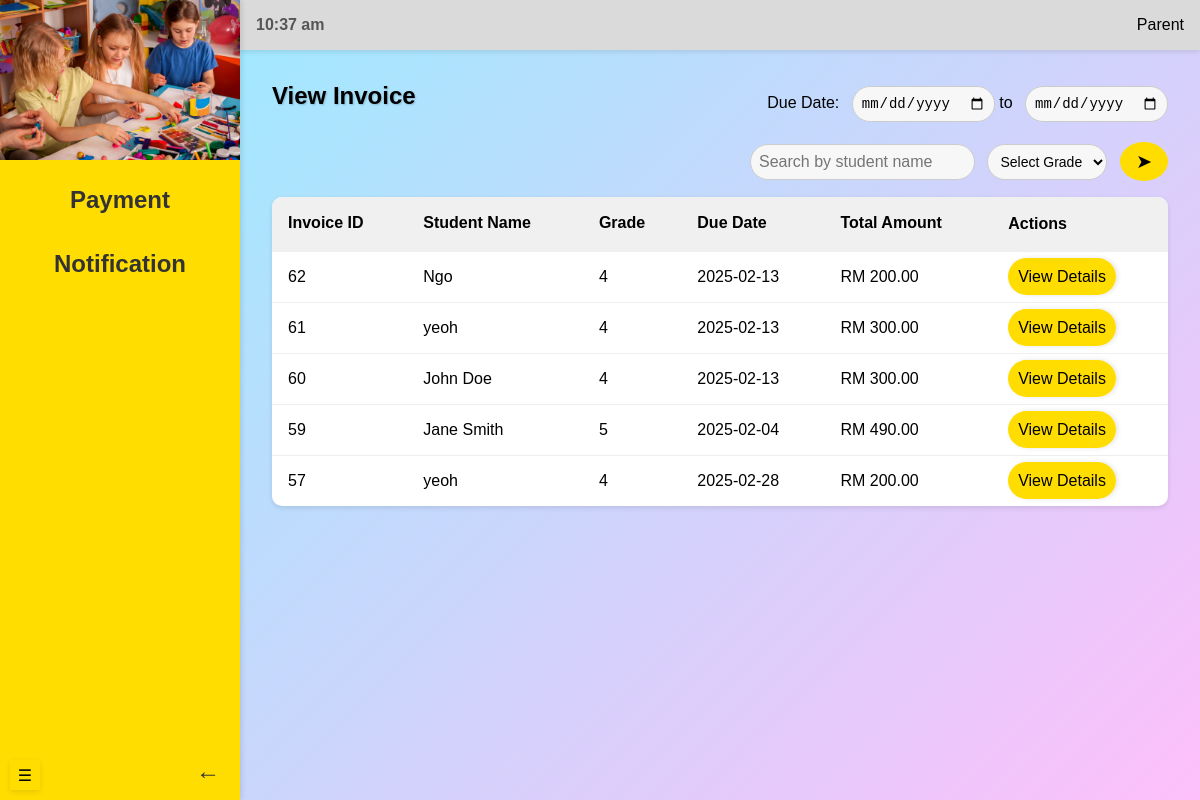
Screenshot of /admin/viewInvoice (signed in) with the database file from the repository.
### models.py (models this page shows, shortened)
class Invoice(db.Model):
    __tablename__ = 'invoices'
    id = db.Column(db.Integer, primary_key=True, autoincrement=True)
    total_amount = db.Column(NUMERIC(10, 2), nullable=False)
    flag = db.Column(db.Boolean, default=False)  # True if paid before the due date
    fees = db.relationship('Fee', back_populates='invoice', lazy='joined')

class Student(db.Model):
    __tablename__ = 'students'
    id = db.Column(db.Integer, primary_key=True, autoincrement=True)
    name = db.Column(db.String(255), nullable=False)
    grade = db.Column(db.String(50), nullable=False)
    dob = db.Column(db.Date, nullable=False)
    transport = db.Column(db.Boolean, default=False)
    user_id = db.Column(db.Integer, db.ForeignKey('users.id'), nullable=False)
    fees = db.relationship('Fee', backref='student', cascade='all, delete-orphan')

class Fee(db.Model):
    __tablename__ = 'fees'
    id = db.Column(db.Integer, primary_key=True, autoincrement=True)
    student_id = db.Column(db.Integer, db.ForeignKey('students.id'), nullable=False)
    create_date = db.Column(db.Date, default=func.current_date())
    due_date = db.Column(db.Date, nullable=False)
    amount = db.Column(NUMERIC(10, 2), nullable=False)
    fee_type = db.Column(db.String(100), nullable=False)
    status = db.Column(db.Enum('unpaid', 'paid', name='fee_status'), default='unpaid')
    invoice_id = db.Column(db.Integer, db.ForeignKey('invoices.id'), nullable=True)
    invoice = db.relationship('Invoice', back_populates='fees')

### routes/admin_routes.py (the view)
@admin_blueprint.route("/viewInvoice", methods=["GET"])
@login_required
def viewInvoice():
    student_name = request.args.get("student_name")
    grade = request.args.get("grade")
    start_date = request.args.get("start_date")
    end_date = request.args.get("end_date")
    query = Invoice.query.join(Fee).join(Student)
    if student_name:
        query = query.filter(Student.name.ilike(f"%{student_name}%"))
    if grade:
        query = query.filter(Student.grade == grade)
    if start_date:
        try:
            start_date = datetime.strptime(start_date, '%Y-%m-%d').date()
            query = query.filter(Fee.due_date >= start_date)
        except ValueError:
            return jsonify("Invalid start date format", "error"), 400
    if end_date:
        try:
            end_date = datetime.strptime(end_date, '%Y-%m-%d').date()
            query = query.filter(Fee.due_date <= end_date)
        except ValueError:
            return jsonify("Invalid end date format", "error"), 400
    invoices = query.options(
        joinedload(Invoice.fees).joinedload(Fee.student)
    ).order_by(Invoice.id.desc()).all()
    return render_template("viewInvoice.html", invoices=invoices)

### app.py (called while the page is built)
@login_manager.user_loader
def load_user(user_id):
    return User.query.get(int(user_id))

### templates/viewInvoice.html (shortened to what this page needs)
{% if current_user.role == 'teacher' %}
{% extends "teacherBase.html" %}
{% elif current_user.role == 'admin'%}
{% extends "adminBase.html" %}
{% elif current_user.role == 'accountant' %}
{% extends "accountantBase.html" %}
{% elif current_user.role == 'parent'%}
{% extends "parentBase.html" %}
{% endif %}
{% block header %}
<link rel="stylesheet" href="{{ url_for('static', filename='viewInvoice.css') }}">
{% endblock %}
{% block content %}
<section class="content">
    <div class="header-container">
        <form method="GET" action="{{ url_for('accountant.viewInvoice') }}">
            <div class="header-top">
                <h1>View Invoice</h1>
                <div class="date-filters">
                    <span>Due Date:</span>
                    <input type="date" name="start_date" value="{{ request.args.get('start_date', '') }}"
                        placeholder="Start Due Date">
                    <span> to </span>
                    <input type="date" name="end_date" value="{{ request.args.get('end_date', '') }}"
                        placeholder="End Date">
                </div>
            </div>
            <div class="search-bar">
                <input type="text" name="student_name" placeholder="Search by student name"
                    value="{{ request.args.get('student_name', '') }}">
                <select name="grade">
                    <option value="">Select Grade</option>
                </select>
                <button type="submit">&#x27A4;</button>
            </div>
        </form>
    </div>
    <table id="invoiceTable">
        <thead>
            <tr>
                <th onclick="sortTable(0)">Invoice ID </th>
                <th onclick="sortTable(1)">Student Name </th>
                <th onclick="sortTable(2)">Grade </th>
                <th onclick="sortTable(3)">Due Date </th>
                <th onclick="sortTable(4)">Total Amount </th>
                <th>Actions</th>
            </tr>
        </thead>
        <tbody>
            {% if invoices %}
                {% for invoice in invoices %}
                <tr>
                    <td>{{ invoice.id }}</td>
                    <td>{{ invoice.fees[0].student.name }}</td>
                    <td>{{ invoice.fees[0].student.grade }}</td>
                    <td>{{ invoice.fees[0].due_date.strftime('%Y-%m-%d') }}</td>
                    <td>RM {{ "%.2f"|format(invoice.total_amount) }}</td>
                    <td>
                        <a class="view-detail" href="{{ url_for('accountant.invoice_details', invoice_id=invoice.id) }}">View Details</a>
                    </td>
                </tr>
                {% endfor %}
            {% else %}
            <tr>
                <td colspan="6">No invoices found.</td>
            </tr>
            {% endif %}
        </tbody>
    </table>
</section>
</div>
{% endblock %}

### static/viewInvoice.css (style rules this page uses)
html { opacity: 0; animation: fadeIn 0.5s ease-in-out forwards; }
body { margin: 0; font-family: Arial, sans-serif; display: flex; height: 100vh; background: linear-gradient(135deg, #93efff, #fdbffa); transition: margin-left 0.3s ease; overflow: hidden; }
select { flex: 1; padding: 8px; border: 1px solid #ccc; border-radius: 20px; font-size: 14px; background: #f7f7f7; }
.header-container, .header-container form { width: 100%; margin-bottom: 1rem; }
.header-top { width: 100%; display: flex; align-items: center; }
.header-top h1 { margin: 0; }
.search-bar { width: 100%; text-align: right; margin-top: 1rem; }
.search-bar input { padding: 0.5rem; border: 1px solid #ccc; border-radius: 20px; outline: none; font-size: 1rem; }
.search-bar button { padding: 0.5rem 1rem; background: #FFDD00; border: none; border-radius: 50%; cursor: pointer; font-size: 1.2rem; transition: background 0.3s; }
.search-bar input, .search-bar select, .search-bar button { display: inline-block; vertical-align: middle; margin-left: 0.5rem; }
.search-bar input:first-child { margin-left: 0; }
.date-filters { text-align: right; display: inline-block; margin-left: auto; }
.date-filters input { display: inline-block; margin-left: 0.5rem; }
.content { padding: 2rem; overflow-y: auto; }
.content h1 { margin-bottom: 1rem; font-size: 1.5rem; text-shadow: 1px 1px 2px rgba(0, 0, 0, 0.2); }
table { width: 100%; border-collapse: collapse; background: #fff; box-shadow: 0 2px 5px rgba(0, 0, 0, 0.1); border-radius: 10px; overflow: hidden; }
table th, table td { text-align: left; padding: 1rem; border-bottom: 1px solid #eee; }
table th { background: #f0f0f0; font-weight: bold; cursor: pointer; user-select: none; }
table tbody tr:last-child td { border-bottom: none; }
input { flex: 1; padding: 8px; border: 1px solid #ccc; border-radius: 20px; font-size: 14px; background: #f7f7f7; }
.view-detail { text-decoration: none; background-color: #ffdd00; padding: 10px 10px; margin: auto; border-radius: 25px; box-shadow: 2px 0 5px rgba(0, 0, 0, 0.1); color: black; transition: background-color 0.3s ease;; }

### rows the page displays
Invoice: id "62", name "Ngo", grade "4", due_date "2025-02-13", total_amount "200.00"
Invoice: id "61", name "yeoh", grade "4", due_date "2025-02-13", total_amount "300.00"
Invoice: id "60", name "John Doe", grade "4", due_date "2025-02-13", total_amount "300.00"
Invoice: id "59", name "Jane Smith", grade "5", due_date "2025-02-04", total_amount "490.00"
Invoice: id "57", name "yeoh", grade "4", due_date "2025-02-28", total_amount "200.00"
